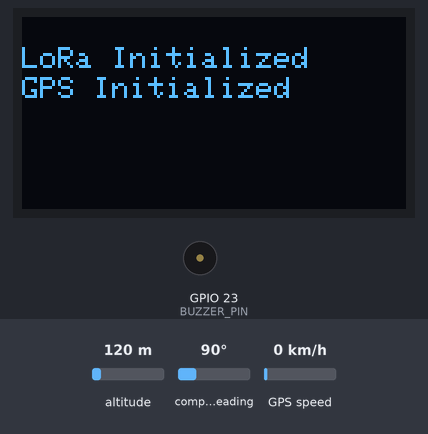
Bench run of a sketch on a simulated ESP32. Shown: 128×64 one-colour display, buzzer (waves = sounding, pin HIGH). Inputs (shaded band) come from the test bench; at power-on: altitude 120 m, compass heading 90°, GPS speed 0 km/h. The GPS gets a fix after 3 s at 37.7749, -122.4194 with 8 satellites; no radio packets arrive unless stated; what the sketch prints to the serial monitor is not drawn.

Above: at 0.2 s.
At 3.3 s:
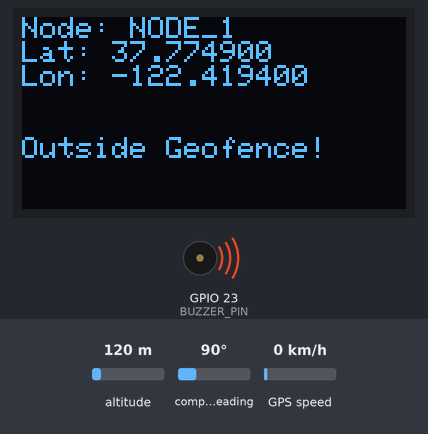
Timing chart, 0 to 4.8 s (numbered marks = the images above):
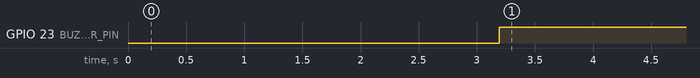

The sketch:

withnodeid.ino
```cpp
#include <SPI.h>
#include <LoRa.h>
#include <Wire.h>
#include <Adafruit_GFX.h>
#include <Adafruit_SSD1306.h>
#include <TinyGPS++.h>
#include <SoftwareSerial.h>

// Heltec LoRa32 Pinouts
#define SCK     5
#define MISO    19
#define MOSI    27
#define SS      18
#define RST     14
#define DI0     26
#define BAND    868E6  // Set your frequency

// OLED display width and height
#define SCREEN_WIDTH 128
#define SCREEN_HEIGHT 64
#define OLED_RESET    16  // Reset pin is 16
Adafruit_SSD1306 display(SCREEN_WIDTH, SCREEN_HEIGHT, &Wire, OLED_RESET);

// SDA and SCL Pins for OLED I2C
#define SDA_PIN 4
#define SCL_PIN 15

// GPS pins (SoftwareSerial)
#define GPS_RX 17  // GPS RX pin
#define GPS_TX 33  // GPS TX pin

// Buzzer pin
#define BUZZER_PIN 23

// Node ID
const char* NODE_ID = "NODE_1";  // Unique Node Identifier

// Create TinyGPS++ object
TinyGPSPlus gps;
SoftwareSerial gpsSerial(GPS_RX, GPS_TX);  // Initialize SoftwareSerial for GPS

// Geofence coordinates (polygon vertices)
struct Point {
  double lat;
  double lng;
};

const Point geofence[] = {
  {27.6250, 84.5064},  // 27°37'30"N 84°30'23"E
  {27.6247, 84.5067},  // 27°37'29"N 84°30'24"E
  {27.6256, 84.5069},  // 27°37'32"N 84°30'25"E
  {27.6256, 84.5064}   // 27°37'32"N 84°30'23"E
};
const int numVertices = sizeof(geofence) / sizeof(geofence[0]);

// Function to check if a point is inside the polygon
bool isInsideGeofence(double lat, double lng) {
  bool inside = false;
  for (int i = 0, j = numVertices - 1; i < numVertices; j = i++) {
    if (((geofence[i].lng > lng) != (geofence[j].lng > lng)) &&
        (lat < (geofence[j].lat - geofence[i].lat) * (lng - geofence[i].lng) / (geofence[j].lng - geofence[i].lng) + geofence[i].lat)) {
      inside = !inside;
    }
  }
  return inside;
}

void setup() {
  // Initialize serial monitor
  Serial.begin(9600);
  while (!Serial);

  // Initialize I2C communication for the OLED with custom SDA and SCL pins
  Wire.begin(SDA_PIN, SCL_PIN);

  // Initialize OLED display
  if (!display.begin(SSD1306_SWITCHCAPVCC, 0x3C)) {
    Serial.println(F("SSD1306 allocation failed"));
    for (;;);
  }
  display.clearDisplay();
  display.setTextSize(1);
  display.setTextColor(SSD1306_WHITE);
  display.setCursor(0, 10);
  display.print("Starting LoRa...");
  display.display();

  // Initialize LoRa
  LoRa.setPins(SS, RST, DI0);
  if (!LoRa.begin(BAND)) {
    Serial.println("Starting LoRa failed!");
    display.clearDisplay();
    display.setCursor(0, 10);
    display.print("LoRa Init Failed");
    display.display();
    while (1);
  }

  Serial.println("LoRa Transmitter");

  // Display success on OLED
  display.clearDisplay();
  display.setCursor(0, 10);
  display.print("LoRa Initialized");
  display.display();

  // Initialize GPS module with SoftwareSerial
  gpsSerial.begin(9600);  // Set baud rate for GPS
  display.setCursor(0, 20);
  display.print("GPS Initialized");
  display.display();

  // Initialize buzzer pin
  pinMode(BUZZER_PIN, OUTPUT);
  digitalWrite(BUZZER_PIN, LOW);  // Turn off buzzer initially
}

void loop() {
  // Check if GPS data is available
  while (gpsSerial.available() > 0) {
    gps.encode(gpsSerial.read());

    // If new GPS data is available, send it via LoRa
    if (gps.location.isUpdated()) {
      double latitude = gps.location.lat();
      double longitude = gps.location.lng();

      // Print and display the data
      Serial.print("Node: ");
      Serial.print(NODE_ID);
      Serial.print(" | Lat: ");
      Serial.print(latitude, 6);
      Serial.print(", Lon: ");
      Serial.println(longitude, 6);

      display.clearDisplay();
      display.setCursor(0, 0);
      display.print("Node: ");
      display.println(NODE_ID);  // Display Node ID
      display.print("Lat: ");
      display.println(latitude, 6);
      display.print("Lon: ");
      display.println(longitude, 6);

      // Transmit GPS data over LoRa
      String gpsData = String(NODE_ID) + "," + String(latitude, 6) + "," + String(longitude, 6);
      LoRa.beginPacket();
      LoRa.print(gpsData);
      LoRa.endPacket();

      // Check if GPS point is inside the geofence
      if (!isInsideGeofence(latitude, longitude)) {
        // Turn on buzzer if outside geofence
        digitalWrite(BUZZER_PIN, HIGH);
        Serial.println("Outside geofence! Buzzer ON.");

        display.setCursor(0, 40);
        display.print("Outside Geofence!");
        display.display();
      } else {
        // Turn off buzzer if inside geofence
        digitalWrite(BUZZER_PIN, LOW);
        Serial.println("Inside geofence.");

        display.setCursor(0, 40);
        display.print("Inside Geofence");
        display.display();
      }
    }
  }
}
```

Measured:
- by itself, GPIO 23 (BUZZER_PIN): LOW → HIGH at 3.2 s
- what the display in image 0 shows lasts 3.1 s, from 0.1 s to 3.2 s
